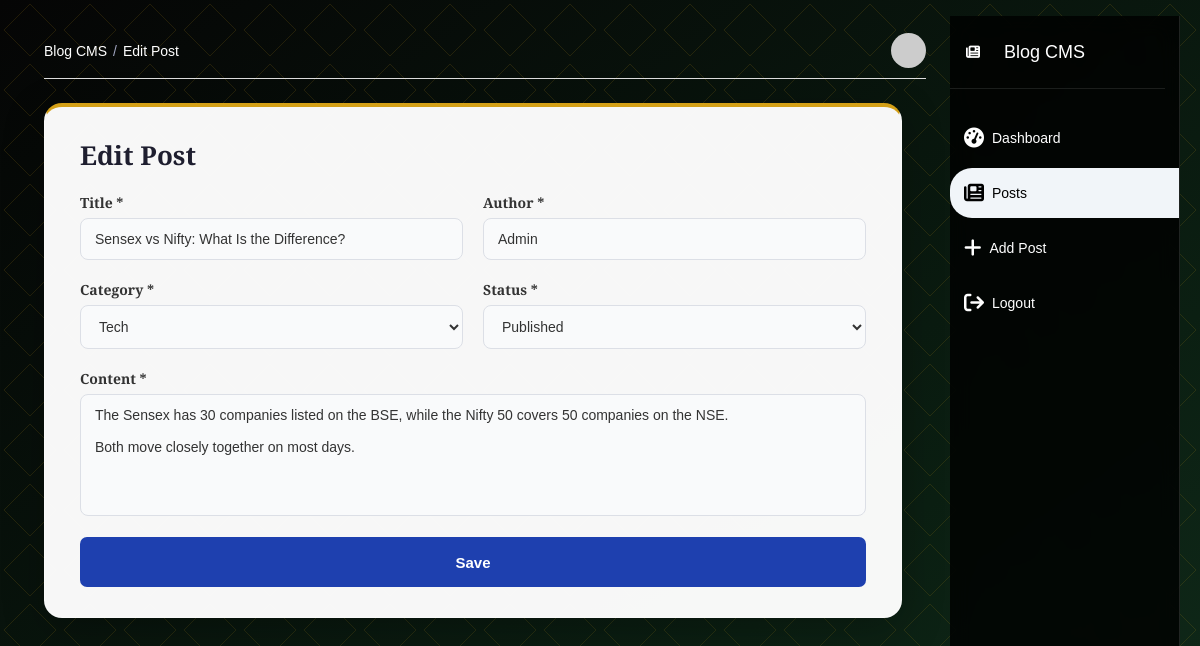
The page /form.php?id=2 (signed in) on the database its author committed.
### tables this page shows
CREATE TABLE IF NOT EXISTS posts (
    id                 INT AUTO_INCREMENT PRIMARY KEY,
    title              VARCHAR(150) NOT NULL,
    author             VARCHAR(150) NOT NULL,
    category           VARCHAR(50) NOT NULL,
    status             VARCHAR(50) NOT NULL,
    content            TEXT NOT NULL,
    created_at         TIMESTAMP DEFAULT CURRENT_TIMESTAMP
);

### includes/blog.class.php (called while the page is built, shortened)
<?php
class Blog
    {
        var $conn;
        function __construct($conn)
            {
                $this->conn         = $conn;
                $this->fields = array(
            array("name" => "title", "label" => "Title", "type" => "text", "required" => true),
            array("name" => "author", "label" => "Author", "type" => "text", "required" => true),
            array("name" => "category", "label" => "Category", "type" => "select", "required" => true, "options" => array("Tech", "Business", "Lifestyle", "Travel")),
            array("name" => "status", "label" => "Status", "type" => "select", "required" => true, "options" => array("Draft", "Published"), "format" => "badge", "default" => "Draft"),
            array("name" => "content", "label" => "Content", "type" => "textarea", "required" => true)
                );
            }
        function getById($id)
            {
                $stmt = mysqli_prepare($this->conn, "SELECT * FROM posts WHERE id = ?");
                mysqli_stmt_bind_param($stmt, "i", $id);
                mysqli_stmt_execute($stmt);
                $result = mysqli_stmt_get_result($stmt);
                return mysqli_fetch_assoc($result);
            }
    }
?>

### form.php (the view, shortened to what this page needs)
<?php
include 'includes/connection.php';
include 'includes/blog.class.php';
$obj    = new Blog($conn);
$id     = (int) ($_GET["id"] ?? 0);
$record = array();
if ($id > 0)
    {
        $record = $obj->getById($id);
    }
$pageTitle       = ($id > 0 ? "Edit " : "Add ") . "Post";
?>
<!DOCTYPE html>
<html lang="en">
<head>
    <?php include 'head-script.php'; ?>
</head>
<body class="page-form">
    <div class="bg_dashboard h-screen">
        <div class="row">
            <?php include 'sidebar.php'; ?>
            <div class="right_bar">
                <?php include 'header.php'; ?>
                <div class="row mt-4 max_565 content_row_flex">
                    <div class="col-12 content_col_full">
                        <div class="manage-card">
                            <h2><?php echo htmlspecialchars($pageTitle); ?></h2>
                            <form method="post" action="" style="margin-top: 20px;">
                                <div class="form_row">
                                    <?php foreach ($obj->fields as $field): ?>
                                        <?php
                                        $name  = $field["name"];
                                        $value = $record[$name] ?? ($field["default"] ?? "");
                                        $full  = ($field["type"] == "textarea") ? " form_grp_full" : "";
                                        ?>
                                        <div class="form_grp<?php echo $full; ?>">
                                            <label><?php echo htmlspecialchars($field["label"]); ?><?php echo $field["required"] ? " *" : ""; ?></label>
                                            <?php if ($field["type"] == "select"): ?>
                                                <select name="<?php echo $name; ?>">
                                                    <?php foreach ($field["options"] as $option): ?>
                                                        <option value="<?php echo $option; ?>" <?php echo $value == $option ? "selected" : ""; ?>><?php echo $option; ?></option>
                                                    <?php endforeach; ?>
                                                </select>
                                            <?php elseif ($field["type"] == "textarea"): ?>
                                                <textarea name="<?php echo $name; ?>" rows="6"><?php echo htmlspecialchars($value); ?></textarea>
                                            <?php elseif ($field["type"] == "number"): ?>
                                                <input type="text" name="<?php echo $name; ?>" inputmode="decimal" value="<?php echo htmlspecialchars($value); ?>">
                                            <?php else: ?>
                                                <input type="<?php echo $field["type"]; ?>" name="<?php echo $name; ?>" value="<?php echo htmlspecialchars($value); ?>">
                                            <?php endif; ?>
                                        </div>
                                    <?php endforeach; ?>
                                </div>
                                <button type="submit" name="save" class="btn_update">Save</button>
                            </form>
                        </div>
                    </div>
                </div>
            </div>
        </div>
    </div>
</body>
</html>

### css/style.css (style rules this page uses)
* { padding:0; margin:0; box-sizing: border-box; }
body { font-family: "Roboto", sans-serif; color:#454547; font-size:14px; overflow-x: hidden; background: #f1f5f9; }
ul, li, p, span, h1, h2, h3, h4, h5, h6 { margin:0; padding:0; list-style: none; }
.h-screen { min-height: 100vh; }
.form_row { display: flex; flex-wrap: wrap; gap: 20px; margin-bottom: 18px; }
.form_grp { flex: 1 1 calc(50% - 10px); min-width: 220px; }
.form_grp_full { flex: 1 1 100%; }
.form_grp label { display: block; font-weight: 600; font-size: 14px; color: #333; margin-bottom: 6px; }
.form_grp input[type="text"], .form_grp input[type="email"], .form_grp input[type="tel"], .form_grp input[type="password"], .form_grp input[type="date"], .form_grp select, .form_grp textarea { width: 100%; padding: 12px 14px; border-radius: 8px; border: 1px solid #dcdfe6; background: #f9fafb; font-size: 14px; color: #333; box-sizing: border-box; font-family: inherit; }
.form_grp textarea { resize: none; }
.btn_update { background: #1e40af; width: 100%; height: 50px; display: block; text-align: center; color: #fff; padding: 10px 0; font-size: 15px; font-weight: bold; border-radius: 7px; border: none; cursor: pointer; margin-top: 10px; }
.row { display: flex; flex-wrap: wrap; margin-left: -12px; margin-right: -12px; }
.row > [class*="col-"] { padding-left: 12px; padding-right: 12px; }
.mt-4 { margin-top: 24px; }
.bg_dashboard { background: #1e40af; padding: 1rem 2rem; -moz-box-sizing: border-box; box-sizing: border-box; }
.right_bar { width: 230px; flex: 1 1 0%; background: #f1f5f9; min-height: 97vh; border-radius: 34px; max-width: 84%; padding: 17px 24px; }
.content_row_flex { display: flex; width: 100%; }
.content_col_full { width: 100%; flex: 1; }
.manage-card { background: #fff; border-radius: 14px; padding: 30px 35px; width: 100%; box-sizing: border-box; color: #333; box-shadow: 0 4px 18px rgba(0,0,0,0.1); }
.manage-card h2 { margin: 0 0 8px 0; color: #1e1e2f; font-size: 26px; }

### css/theme.css (style rules this page uses)
body { font-family:"Playfair Display",sans-serif; background-attachment:fixed; color:#222; }
.bg_dashboard { background:transparent; }
.manage-card, .box-form, .form_grp_lgn { background:rgba(255,255,255,.97); border-radius:18px; box-shadow:0 12px 40px rgba(0,0,0,.25); border:1px solid rgba(255,255,255,.4); }
@media (min-width:992px) { .bg_dashboard .row { flex-direction:row-reverse; } }
@media (min-width:992px) { .right_bar { background:transparent; } }
@media (min-width:992px) { .manage-card { border-top:4px solid #d4a017; } }

### rows shown on the page
posts: title "Sensex vs Nifty: What Is the Difference?", author "Admin", status "Published", content "The Sensex has 30 companies listed on the BSE, while the Nifty 50 covers 50 companies on the NSE. Both move closely together on most days."

### other values the page prints
$breadcrumbLabel "Edit Post"
$pageTitle "Edit Post"
$field["label"] "Title"
$field["label"] "Author"
$field["label"] "Category"
$field["label"] "Status"
$field["label"] "Content"
form field category "Tech"
